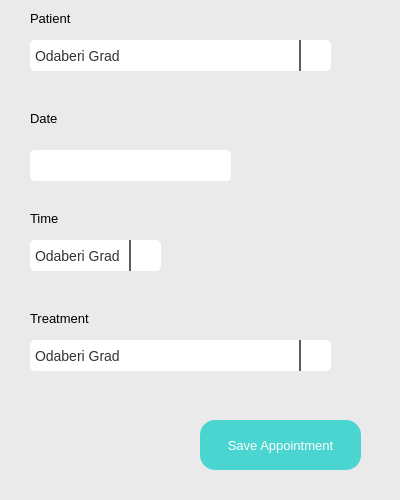
<?xml version="1.0" encoding="UTF-8"?>
<ui version="4.0">
 <class>Dialog</class>
 <widget class="QDialog" name="Dialog">
  <property name="geometry">
   <rect>
    <x>0</x>
    <y>0</y>
    <width>400</width>
    <height>500</height>
   </rect>
  </property>
  <property name="minimumSize">
   <size>
    <width>400</width>
    <height>500</height>
   </size>
  </property>
  <property name="maximumSize">
   <size>
    <width>400</width>
    <height>500</height>
   </size>
  </property>
  <property name="windowTitle">
   <string>New Appointment</string>
  </property>
  <property name="windowIcon">
   <iconset resource="images.qrc">
    <normaloff>:/appointment-book.png</normaloff>:/appointment-book.png</iconset>
  </property>
  <property name="styleSheet">
   <string notr="true">background-color: rgb(234, 234, 234);
border-radius: 15px;</string>
  </property>
  <widget class="QWidget" name="widget" native="true">
   <property name="geometry">
    <rect>
     <x>20</x>
     <y>10</y>
     <width>341</width>
     <height>91</height>
    </rect>
   </property>
   <widget class="QLabel" name="patientLabel">
    <property name="geometry">
     <rect>
      <x>10</x>
      <y>0</y>
      <width>151</width>
      <height>16</height>
     </rect>
    </property>
    <property name="font">
     <font>
      <pointsize>10</pointsize>
     </font>
    </property>
    <property name="text">
     <string>Patient</string>
    </property>
   </widget>
   <widget class="QComboBox" name="comboBoxPatients">
    <property name="geometry">
     <rect>
      <x>10</x>
      <y>30</y>
      <width>301</width>
      <height>31</height>
     </rect>
    </property>
    <property name="styleSheet">
     <string notr="true">QComboBox {
    background-color: rgb(255, 255, 255);    /* Pozadina kada nije otvoren */
    color: #333333;               /* Boja teksta */
    border-radius: 5px;           /* Zaobljenost ivica */
    padding: 5px;                 /* Unutrašnji razmak */
    font-size: 14px;              /* Veličina fonta */
}

QComboBox:hover {
    background-color: rgb(222, 222, 222);    /* Pozadina kada je miš iznad */
    color: black;
}

QComboBox::drop-down {
    border-left: 2px solid #5c5c5c; /* Ivice između dugmeta za otvaranje */
    width: 30px;                     /* Širina dugmeta za otvaranje */
}

QComboBox::down-arrow {
    image: url(:/icons8-drop-down-16.png);   /* Putanja do slike za strelicu nadole */
    width: 16px;                  /* Širina strelice */
    height: 16px;                 /* Visina strelice */
}


QComboBox QAbstractItemView {
    background-color: #ffffff;    /* Pozadina padajuće liste */
    selection-background-color: rgb(185, 185, 185);  /* Boja pozadine selektovanog elementa */
    selection-color: rgb(39, 39, 39);     /* Boja teksta selektovanog elementa */
    font-size: 14px;              /* Veličina fonta za stavke u padajućoj listi */
    outline: none;
    
}

</string>
    </property>
    <property name="currentText">
     <string/>
    </property>
    <property name="placeholderText">
     <string>Odaberi Grad</string>
    </property>
   </widget>
  </widget>
  <widget class="QWidget" name="widget1" native="true">
   <property name="geometry">
    <rect>
     <x>20</x>
     <y>110</y>
     <width>341</width>
     <height>91</height>
    </rect>
   </property>
   <widget class="QLabel" name="dateLabel">
    <property name="geometry">
     <rect>
      <x>10</x>
      <y>0</y>
      <width>151</width>
      <height>16</height>
     </rect>
    </property>
    <property name="font">
     <font>
      <pointsize>10</pointsize>
     </font>
    </property>
    <property name="text">
     <string>Date</string>
    </property>
   </widget>
   <widget class="QLabel" name="dateText">
    <property name="geometry">
     <rect>
      <x>10</x>
      <y>40</y>
      <width>201</width>
      <height>31</height>
     </rect>
    </property>
    <property name="styleSheet">
     <string notr="true"> background-color: rgb(255, 255, 255);    /* Pozadina kada nije otvoren */
    color: #333333;               /* Boja teksta */
    border-radius: 5px;           /* Zaobljenost ivica */
    padding: 5px;                 /* Unutrašnji razmak */
    font-size: 14px;              /* Veličina fonta */</string>
    </property>
    <property name="text">
     <string/>
    </property>
   </widget>
  </widget>
  <widget class="QPushButton" name="saveNewAppointmentButton">
   <property name="geometry">
    <rect>
     <x>200</x>
     <y>420</y>
     <width>161</width>
     <height>50</height>
    </rect>
   </property>
   <property name="maximumSize">
    <size>
     <width>170</width>
     <height>50</height>
    </size>
   </property>
   <property name="cursor">
    <cursorShape>PointingHandCursor</cursorShape>
   </property>
   <property name="styleSheet">
    <string notr="true">QPushButton {
	background-color: rgb(74, 213, 208);
    color: rgb(255, 255, 255);
    width: 115px;
    height: 45px;
    font-size:10pt;
}

QPushButton::pressed {
	background-color: rgb(170, 255, 255);
    color: rgb(132, 132, 132);
}</string>
   </property>
   <property name="text">
    <string>Save Appointment</string>
   </property>
  </widget>
  <widget class="QWidget" name="widget3" native="true">
   <property name="geometry">
    <rect>
     <x>20</x>
     <y>310</y>
     <width>341</width>
     <height>91</height>
    </rect>
   </property>
   <widget class="QLabel" name="treatmentLabel">
    <property name="geometry">
     <rect>
      <x>10</x>
      <y>0</y>
      <width>151</width>
      <height>16</height>
     </rect>
    </property>
    <property name="font">
     <font>
      <pointsize>10</pointsize>
     </font>
    </property>
    <property name="text">
     <string>Treatment</string>
    </property>
   </widget>
   <widget class="QComboBox" name="comboBoxTreatment">
    <property name="geometry">
     <rect>
      <x>10</x>
      <y>30</y>
      <width>301</width>
      <height>31</height>
     </rect>
    </property>
    <property name="styleSheet">
     <string notr="true">QComboBox {
    background-color: rgb(255, 255, 255);    /* Pozadina kada nije otvoren */
    color: #333333;               /* Boja teksta */
    border-radius: 5px;           /* Zaobljenost ivica */
    padding: 5px;                 /* Unutrašnji razmak */
    font-size: 14px;              /* Veličina fonta */
}

QComboBox:hover {
    background-color: rgb(222, 222, 222);    /* Pozadina kada je miš iznad */
    color: black;
}

QComboBox::drop-down {
    border-left: 2px solid #5c5c5c; /* Ivice između dugmeta za otvaranje */
    width: 30px;                     /* Širina dugmeta za otvaranje */
}

QComboBox::down-arrow {
    image: url(:/icons8-drop-down-16.png);   /* Putanja do slike za strelicu nadole */
    width: 16px;                  /* Širina strelice */
    height: 16px;                 /* Visina strelice */
}


QComboBox QAbstractItemView {
    background-color: #ffffff;    /* Pozadina padajuće liste */
    selection-background-color: rgb(185, 185, 185);  /* Boja pozadine selektovanog elementa */
    selection-color: rgb(39, 39, 39);     /* Boja teksta selektovanog elementa */
    font-size: 14px;              /* Veličina fonta za stavke u padajućoj listi */
    outline: none;
    
}

</string>
    </property>
    <property name="currentText">
     <string/>
    </property>
    <property name="placeholderText">
     <string>Odaberi Grad</string>
    </property>
   </widget>
  </widget>
  <widget class="QWidget" name="widget1_2" native="true">
   <property name="geometry">
    <rect>
     <x>20</x>
     <y>210</y>
     <width>341</width>
     <height>91</height>
    </rect>
   </property>
   <widget class="QLabel" name="timeLabel">
    <property name="geometry">
     <rect>
      <x>10</x>
      <y>0</y>
      <width>151</width>
      <height>16</height>
     </rect>
    </property>
    <property name="font">
     <font>
      <pointsize>10</pointsize>
     </font>
    </property>
    <property name="text">
     <string>Time</string>
    </property>
   </widget>
   <widget class="QComboBox" name="comboBoxTime">
    <property name="geometry">
     <rect>
      <x>10</x>
      <y>30</y>
      <width>131</width>
      <height>31</height>
     </rect>
    </property>
    <property name="styleSheet">
     <string notr="true">QComboBox {
    background-color: rgb(255, 255, 255);    /* Pozadina kada nije otvoren */
    color: #333333;               /* Boja teksta */
    border-radius: 5px;           /* Zaobljenost ivica */
    padding: 5px;                 /* Unutrašnji razmak */
    font-size: 14px;              /* Veličina fonta */
}

QComboBox:hover {
    background-color: rgb(222, 222, 222);    /* Pozadina kada je miš iznad */
    color: black;
}

QComboBox::drop-down {
    border-left: 2px solid #5c5c5c; /* Ivice između dugmeta za otvaranje */
    width: 30px;                     /* Širina dugmeta za otvaranje */
}

QComboBox::down-arrow {
    image: url(:/icons8-drop-down-16.png);   /* Putanja do slike za strelicu nadole */
    width: 16px;                  /* Širina strelice */
    height: 16px;                 /* Visina strelice */
}


QComboBox QAbstractItemView {
    background-color: #ffffff;    /* Pozadina padajuće liste */
    selection-background-color: rgb(185, 185, 185);  /* Boja pozadine selektovanog elementa */
    selection-color: rgb(39, 39, 39);     /* Boja teksta selektovanog elementa */
    font-size: 14px;              /* Veličina fonta za stavke u padajućoj listi */
    outline: none;
    
}

</string>
    </property>
    <property name="currentText">
     <string/>
    </property>
    <property name="placeholderText">
     <string>Odaberi Grad</string>
    </property>
   </widget>
  </widget>
 </widget>
 <resources>
  <include location="images.qrc"/>
 </resources>
 <connections/>
</ui>
